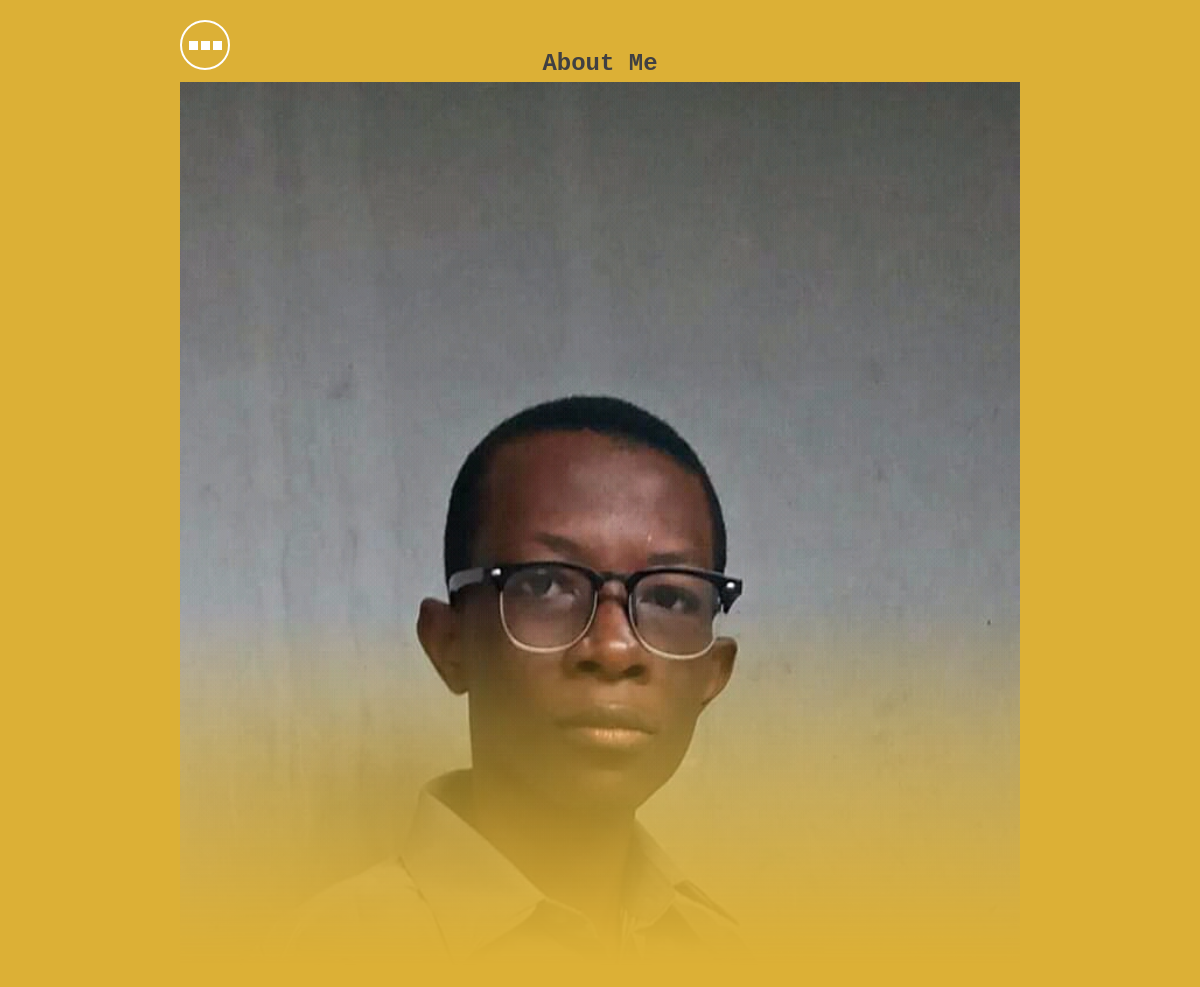
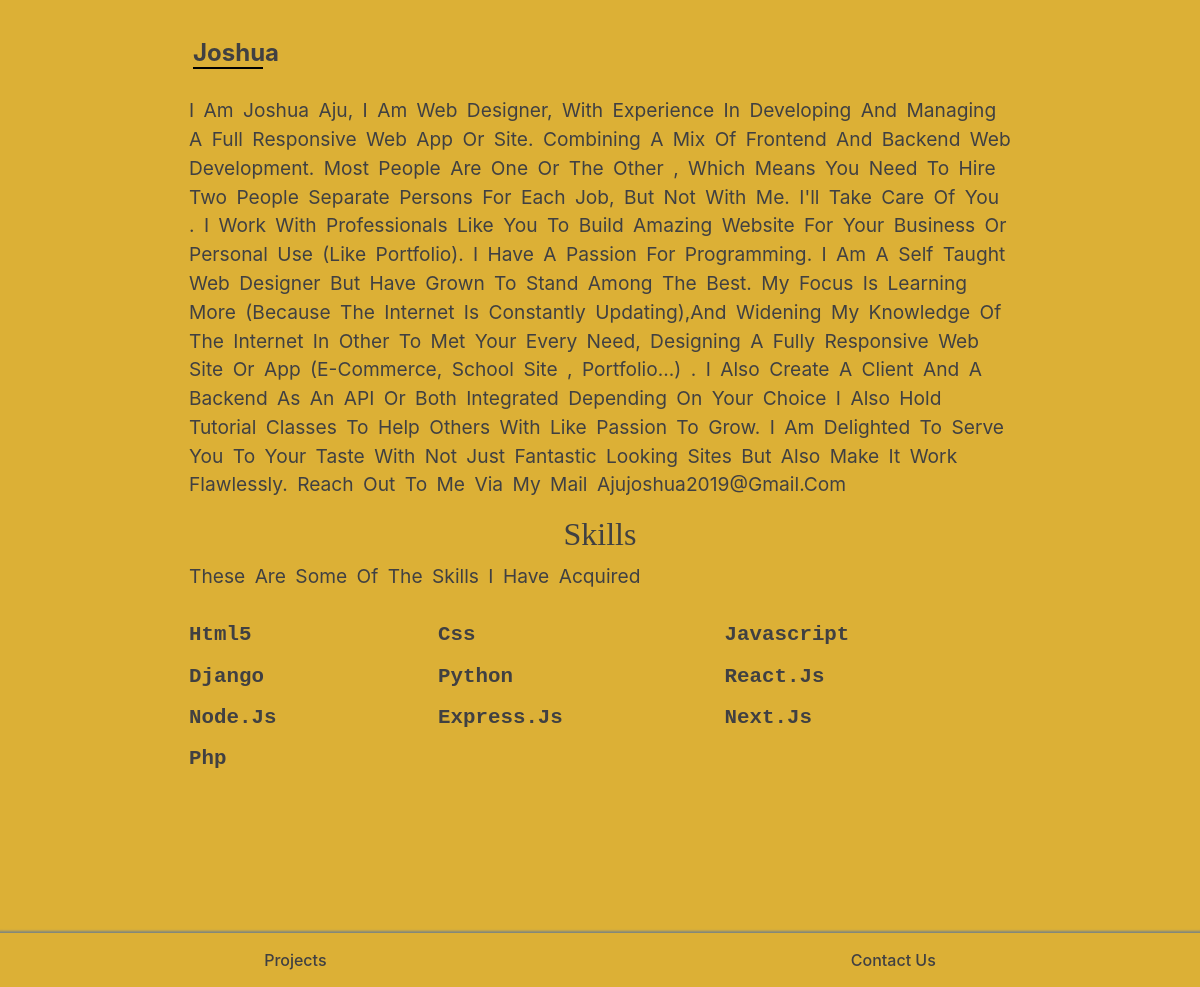
The page /about/ on the database its author committed (2 pictures, top to bottom).
### account/models.py (models this page shows)
class User(AbstractUser):
    email 					= models.EmailField(verbose_name="email", max_length=60, unique=True)
    name 				= models.CharField(max_length=30,null=True,blank=True)
    bio                  	= models.TextField(null=True, blank=True)
    profile_image			= models.ImageField(max_length=255, upload_to=get_profile_image, null=True, blank=True, default=get_default_profile_image)
    USERNAME_FIELD = 'email'
    REQUIRED_FIELDS = []

### base/models.py (models this page shows, shortened)
class Skill(Times):
    skills              = models.CharField(max_length=50,blank=True,null=True)
    grade_level         = models.IntegerField(blank=True,null=True)

### base/views.py (the view)
# urls.py: path('about/',views.about,name='about'),
def about(req):
    user = User.objects.get(id=1)
    skill = Skill.objects.filter()
    context = {'user':user,'skills':skill}
    return render(req,'base/about.html',context)

### base/templates/base/about.html (shortened to what this page needs)
{% extends '_base/base.html' %} {% load static %}  {% block content%}
<div class="main">
	<div class="maindot">
		<div class="dot">
			<span></span>
		</div>
	</div>
	<div class="about-header">
		<h4>About me</h4>
	</div>
	<div class="content">
		<div class="top">
			<img class="about-img" src="{{ user.profile_image.url}}" alt="" />
		</div>
		<div class="down">
			<h3>{{user.first_name}}</h3>
			<p>{{ user.bio}}</p>
			<div class="tools">
				<h4>skills</h4>
				<p>These are some of the skills i have acquired</p>
				<div class="skills">
					{% for skill in skills %}
					<span class="spans"> <b>{{skill.skills}}</b> </span>
					{% endfor %}
				</div>
			</div>
		</div>
	</div>
</div>
{% endblock content%} {% block footer%}
<span class=""
	><p><a href="{% url 'projects' %}">projects</a></p></span
>
<span class=""
	><p><a href="mailto:ajujoshua2019@gmail.com">contact us</a></p></span
>
{% endblock footer%}

### templates/_base/base.html (shortened to what this page needs)
{% load static %}
<!DOCTYPE html>
<html lang="en">
	<head>
		<link rel="stylesheet" href="{% static './utiles/css/style.css' %}" />
	</head>
	<body>
		<div class="full-container">
			<div class="type-text">
				<p data-type="yes"> </span></p>
			   </div>
			<div class="inner-wrapper">
				<main>
                    {% block content%}
                    {% endblock content%}
                </main>
				<footer>
					<div class="footer">
                        {% block footer%}
                    {% endblock footer%}
					  </div>
				</footer>
			</div>
		</div>
	</body>
</html>

### static/utiles/css/customcss/styles.css (style rules this page uses)
* { outline: none; border: none; padding: 0px; margin: 0px; box-sizing: border-box; text-decoration: none; text-transform: capitalize; transition: 1s; }
html, body, .main-container { width: 100%; height: 100%; position: relative; }
.maindot { display: block; position: absolute; text-align: center; width: 100%; z-index: 7; right: px; top: 20px; left: 10px; }
.dot { display: flex; justify-content: center; align-items: center; border: 2px solid rgb(0, 255, 0); border-radius: 50%; height: 50px; width: 50px; position: sticky; z-index: 7; right: 0px; top: 20px; left: 10px; }
.dot span { content: ""; height: 9px; position: relative; width: 9px; background-color: rgb(0, 255, 0); }
.dot span::after { content: ""; position: absolute; top: 0px; right: 12px; height: 9px; width: 9px; background-color: rgb(0, 255, 0); }
.dot span::before { content: ""; position: absolute; top: 0px; left: 12px; height: 9px; width: 9px; background-color: rgb(0, 255, 0); }

### static/utiles/css/customcss/type.css (style rules this page uses)
[data-type="yes"] { height: 100%; }
[data-type="yes"]::after { content: "|"; display: inline; background-color: black; color: white; animation: key 0.3s infinite; }

### static/utiles/css/main/styles.css (style rules this page uses)
:root { --default: rgb(190, 189, 189); --dlite: rgb(221, 217, 217); --dliter: rgb(233, 230, 230); --dhover: rgb(170, 167, 167); --dblack: rgb(78, 78, 78); }

### static/utiles/css/main/default-style.css (style rules this page uses)
:root { --blue: #007bff; --indigo: #6610f2; --purple: #6f42c1; --pink: #e83e8c; --red: #dc3545; --orange: #fd7e14; --yellow: #ffc107; --green: #28a745; --teal: #20c997; --cyan: #17a2b8; --white: #fff; --gray: #6c757d; --gray-dark: #343a40; --primary: #007bff; --primary-s: #0055b1; --secondary: #6c757d; --success: #28a745; --info: #17a2b8; --warning: #ffc107; --danger: #dc3545; --light: #f8f9fa; --dark: #343a40; --breakpoint-xs: 0; --breakpoint-sm: 576px; --breakpoint-md: 768px; --breakpoint-lg: 992px; --breakpoint-xl: 1200px; --font-family-sans-serif: -apple-system, BlinkMacSystemFont, "Segoe UI", Roboto, "Helvetica Neue", Arial, "Noto Sans", sans-serif, "Apple Color Emoji", "Segoe UI Emoji", "Segoe UI Symbol", "Noto Color Emoji"; --font-family-monospace: SFMono-Regular, Menlo, Monaco, Consolas, "Liberation Mono", "Courier New", monospace; }
html { font-family: sans-serif; line-height: 1.15; -webkit-text-size-adjust: 100%; -webkit-tap-highlight-color: transparent; }
article, aside, figcaption, figure, footer, header, hgroup, main, nav, section { display: block; }
body { margin: 0; font-family: -apple-system, BlinkMacSystemFont, "Segoe UI", Roboto, "Helvetica Neue", Arial, "Noto Sans", sans-serif, "Apple Color Emoji", "Segoe UI Emoji", "Segoe UI Symbol", "Noto Color Emoji"; font-size: 1rem; font-weight: 400; line-height: 1.5; color: #212529; text-align: left; background-color: #fff; }
h1, h2, h3, h4, h5, h6 { margin-top: 0; margin-bottom: 0.5rem; }
p { margin-top: 0; margin-bottom: 1rem; }
b, strong { font-weight: bolder; }
a { color: #007bff; text-decoration: none; background-color: transparent; }
img { vertical-align: middle; border-style: none; }
.h1, .h2, .h3, .h4, .h5, .h6, h1, h2, h3, h4, h5, h6 { margin-bottom: 0.5rem; font-weight: 500; line-height: 1.2; }
.h3, h3 { font-size: 1.75rem; }
.h4, h4 { font-size: 1.5rem; }

### static/utiles/css/main/btn-style.css (style rules this page uses)
a { --blue: #007bff; --indigo: #6610f2; --purple: #6f42c1; --pink: #e83e8c; --red: #dc3545; --orange: #fd7e14; --yellow: #ffc107; --green: #28a745; --teal: #20c997; --cyan: #17a2b8; --white: #fff; --gray: #6c757d; --gray-dark: #343a40; --primary: #007bff; --primary-s: #0055b1; --secondary: #6c757d; --success: #28a745; --info: #17a2b8; --warning: #ffc107; --danger: #dc3545; --light: #f8f9fa; --dark: #343a40; }

### rows shown on the page
User: profile_image (picture), first_name "Joshua", bio "I Am Joshua Aju, I Am Web Designer, With Experience In Developing And Managing A Full Responsive Web App Or Site. Combining A Mix Of Frontend And Backend Web Development. Most People Are One Or The Other , Which Means You Need To Hire Two People Separate Persons For Each Job, But Not With Me. I'll Take Care Of You . I Work With Professionals Like You To Build Amazing Website For Your Business Or Personal Use (Like Portfolio). I Have A Passion For Programming. I Am A Self Taught Web Designer But Have Grown To Stand Among The Best. My Focus Is Learning More (Because The Internet Is Constantly Updating),and Widening My Knowledge Of The Internet In Other To Met Your Every Need, Designing A…"
Skill: skills "Html5"
Skill: skills "Css"
Skill: skills "Javascript"
Skill: skills "Django"
Skill: skills "Python"
Skill: skills "React.js"
Skill: skills "Node.js"
Skill: skills "Express.js"
Skill: skills "Next.js"
Skill: skills "Php"
